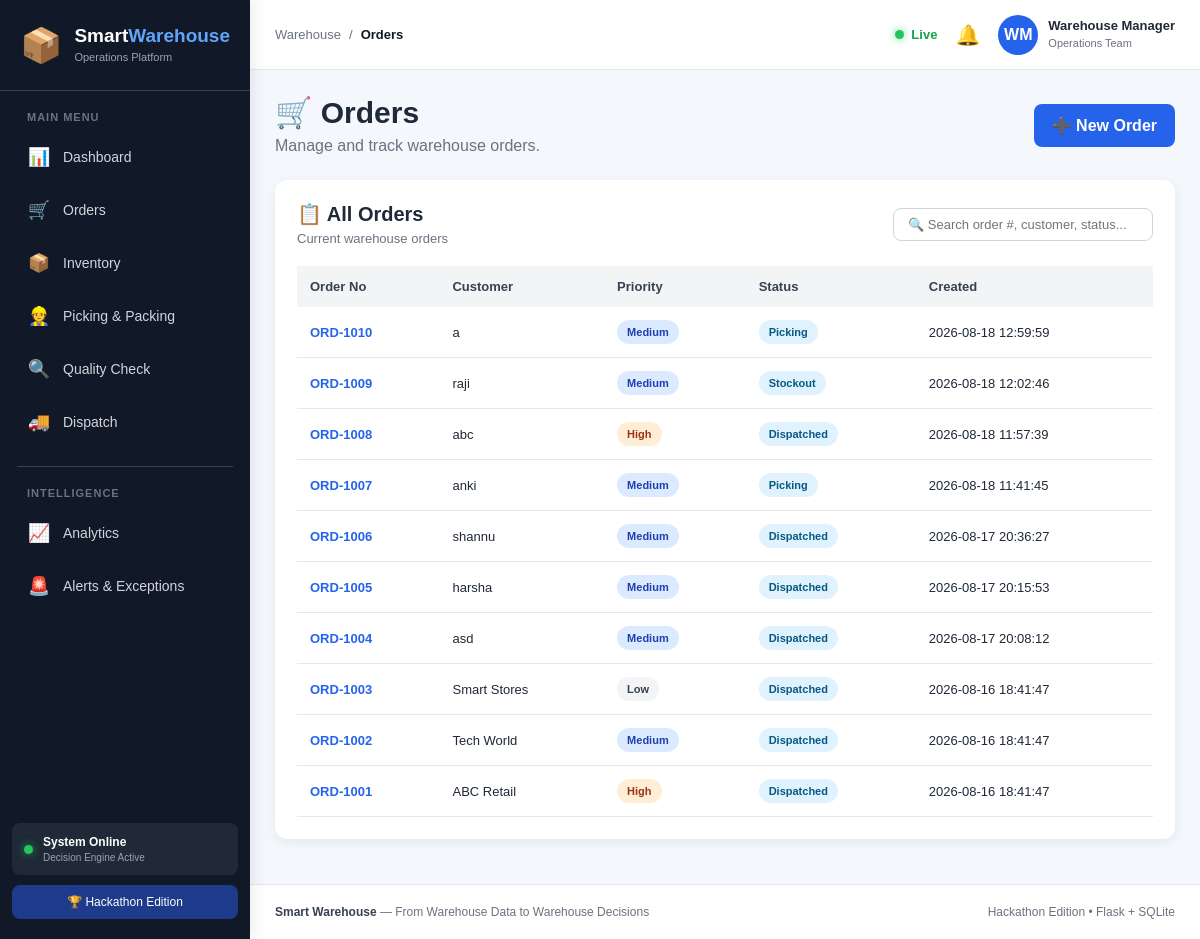
The page /orders on the database its author committed.
### tables this page shows
CREATE TABLE orders (
        id INTEGER PRIMARY KEY AUTOINCREMENT,
        order_no TEXT UNIQUE NOT NULL,
        customer TEXT NOT NULL,
        priority TEXT NOT NULL DEFAULT 'Medium',
        status TEXT NOT NULL DEFAULT 'Pending',
        sla_hours INTEGER NOT NULL DEFAULT 24,
        created_at TEXT NOT NULL,
        eta TEXT,
        notes TEXT DEFAULT ''
    , qc_status TEXT NOT NULL DEFAULT 'Pending', allocated_at TEXT, picked_at TEXT, packed_at TEXT, qc_at TEXT, dispatched_at TEXT);

### app.py (the view)
@app.route("/orders")
def orders():
    conn = get_db()
    all_orders = conn.execute("""
        SELECT *
        FROM orders
        ORDER BY id DESC
    """).fetchall()
    conn.close()
    return render_template(
        "orders.html",
        orders=all_orders
    )

### app.py (called while the page is built)
def get_db():
    conn = sqlite3.connect(str(DB_PATH))
    conn.row_factory = sqlite3.Row
    conn.execute("PRAGMA foreign_keys = ON")
    return conn

### templates/orders.html (shortened to what this page needs)
{% extends "base.html" %}
{% block breadcrumb %}Orders{% endblock %}
{% block content %}
<div class="dashboard-page">
    <div class="page-header">
        <div>
            <h1>🛒 Orders</h1>
            <p>Manage and track warehouse orders.</p>
        </div>
        <a href="{{ url_for('new_order') }}" class="new-order-btn">
            ➕ New Order
        </a>
    </div>
    <div class="dashboard-card">
        <div class="card-header">
            <div>
                <h2>📋 All Orders</h2>
                <p>Current warehouse orders</p>
            </div>
            <div class="search-box" style="margin-bottom: 0;">
                <input type="text" class="search-input" placeholder="🔍 Search order #, customer, status..." style="padding: 8px 14px; border-radius: 8px; border: 1px solid #d1d5db; font-size: 13px; width: 260px;">
            </div>
        </div>
        <div class="table-wrapper">
            <table>
                <thead>
                    <tr>
                        <th>Order No</th>
                        <th>Customer</th>
                        <th>Priority</th>
                        <th>Status</th>
                        <th>Created</th>
                    </tr>
                </thead>
                <tbody>
                {% if orders %}
                    {% for order in orders %}
                    <tr>
                        <td>
                            <a href="{{ url_for('order_detail', order_id=order['id']) }}"
                               class="order-link">
                                {{ order['order_no'] }}
                            </a>
                        </td>
                        <td>
                            {{ order['customer'] }}
                        </td>
                        <td>
                            <span class="badge {{ order['priority']|lower }}">
                                {{ order['priority'] }}
                            </span>
                        </td>
                        <td>
                            <span class="status-badge">
                                {{ order['status'] }}
                            </span>
                        </td>
                        <td>
                            {{ order['created_at'] }}
                        </td>
                    </tr>
                    {% endfor %}
                {% else %}
                    <tr>
                        <td colspan="5" class="empty">
                            No orders available.
                        </td>
                    </tr>
                {% endif %}
                </tbody>
            </table>
        </div>
    </div>
</div>
{% endblock %}

### static/style.css (style rules this page uses)
* { margin: 0; padding: 0; box-sizing: border-box; }
html { scroll-behavior: smooth; }
body { font-family: Arial, Helvetica, sans-serif; background: #f4f7fb; color: #1f2937; min-height: 100vh; }
a { text-decoration: none; color: inherit; }
.dashboard-page { width: 100%; }
.page-header { display: flex; justify-content: space-between; align-items: center; margin-bottom: 25px; }
.page-header h1 { margin: 0; font-size: 30px; }
.page-header p { margin-top: 7px; color: #6b7280; }
.new-order-btn { background: #2563eb; color: white; padding: 12px 18px; border-radius: 8px; font-weight: 600; transition: 0.2s; }
.dashboard-card, .card, .inventory-card, .analytics-card, .order-card { background: white; border-radius: 12px; padding: 22px; box-shadow: 0 3px 12px rgba(0, 0, 0, 0.07); margin-bottom: 20px; }
.card-header { display: flex; justify-content: space-between; align-items: center; margin-bottom: 20px; }
.card-header h2 { font-size: 20px; margin: 0; }
.card-header p { color: #6b7280; margin-top: 5px; font-size: 13px; }
.table-wrapper { width: 100%; overflow-x: auto; }
table { width: 100%; border-collapse: collapse; }
th { background: #f3f4f6; color: #374151; padding: 13px; text-align: left; font-size: 13px; font-weight: 600; }
td { padding: 13px; border-bottom: 1px solid #e5e7eb; font-size: 13px; }
.order-link { color: #2563eb; font-weight: 600; }
.badge, .status-badge, .status { display: inline-block; padding: 6px 10px; border-radius: 20px; font-size: 11px; font-weight: 600; }
.badge.high { background: #ffedd5; color: #9a3412; }
.badge.medium { background: #dbeafe; color: #1e40af; }
.badge.low { background: #f3f4f6; color: #374151; }
.status-badge { background: #e0f2fe; color: #075985; }
.form-control, input, select, textarea { width: 100%; padding: 11px 12px; border: 1px solid #d1d5db; border-radius: 8px; background: white; font-family: inherit; font-size: 14px; outline: none; }
.search-box { display: flex; align-items: center; gap: 10px; margin-bottom: 20px; }
.search-box input { max-width: 350px; }

### rows shown on the page
orders: order_no "ORD-1010", customer "a", priority "Medium", status "Picking", created_at "2026-08-18 12:59:59"
orders: order_no "ORD-1009", customer "raji", priority "Medium", status "Stockout", created_at "2026-08-18 12:02:46"
orders: order_no "ORD-1008", customer "abc", priority "High", status "Dispatched", created_at "2026-08-18 11:57:39"
orders: order_no "ORD-1007", customer "anki", priority "Medium", status "Picking", created_at "2026-08-18 11:41:45"
orders: order_no "ORD-1006", customer "shannu", priority "Medium", status "Dispatched", created_at "2026-08-17 20:36:27"
orders: order_no "ORD-1005", customer "harsha", priority "Medium", status "Dispatched", created_at "2026-08-17 20:15:53"
orders: order_no "ORD-1004", customer "asd", priority "Medium", status "Dispatched", created_at "2026-08-17 20:08:12"
orders: order_no "ORD-1003", customer "Smart Stores", priority "Low", status "Dispatched", created_at "2026-08-16 18:41:47"
orders: order_no "ORD-1002", customer "Tech World", priority "Medium", status "Dispatched", created_at "2026-08-16 18:41:47"
orders: order_no "ORD-1001", customer "ABC Retail", priority "High", status "Dispatched", created_at "2026-08-16 18:41:47"
